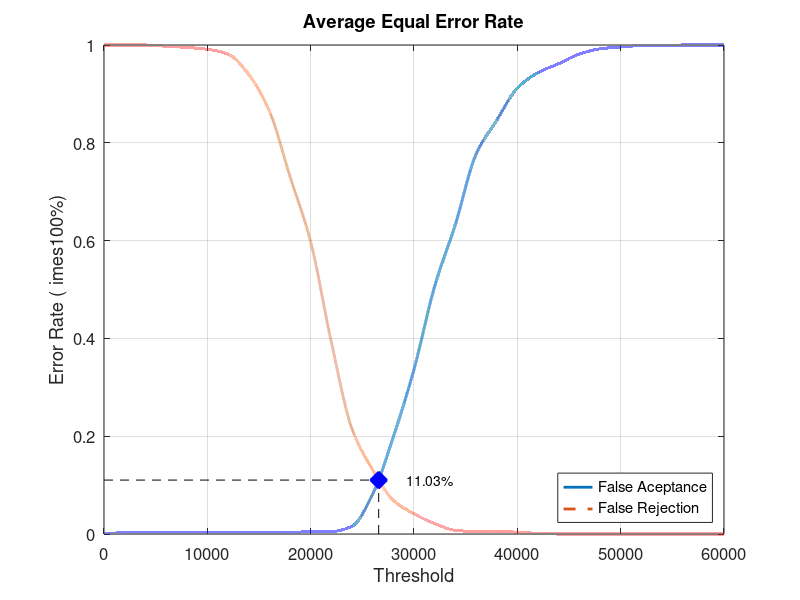
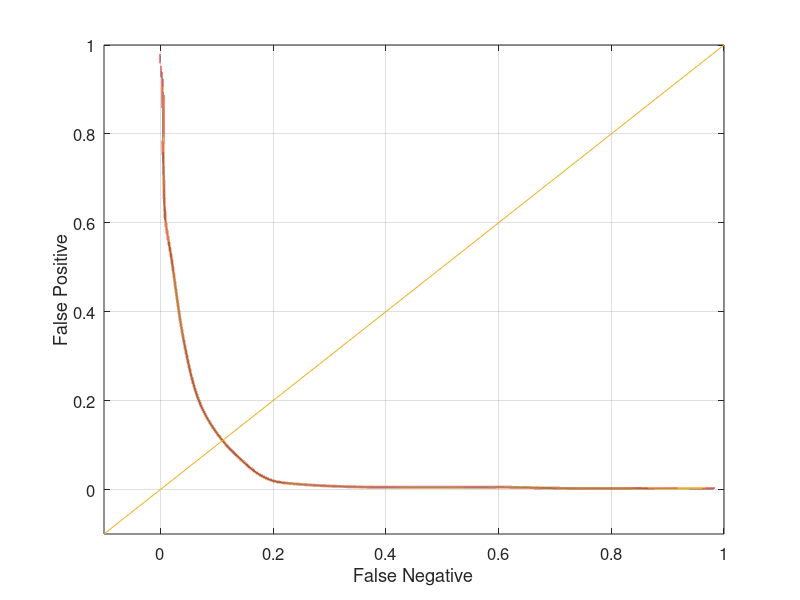

MATLAB code to generate these figures, in order:
close all;
clear;
clc;
x = 0:2000:60000;
xq = 0:0.5:60000;

y0 = [0 0.00263158 0.00263158 0.00263158 0.00263158 0.00263158 0.00263158 0.00263158 0.00263158 0.00263158 0.00526316 0.00526316 0.0157895 0.0815789 0.198684 0.336842 0.506579 0.632895 0.776316 0.846053 0.911842 0.943421 0.961842 0.981579 0.992105 0.996053 0.998684 0.998684 1 1 1]
yy0 = interp1(x, y0, xq, 'pchip');
y1 = [1 1 1 0.9975 0.995 0.99125 0.98125 0.94 0.865 0.73125 0.5975 0.3925 0.215 0.13125 0.06875 0.04125 0.02125 0.0075 0.005 0.005 0.00375 0.00125 0 0 0 0 0 0 0 0 0]
yy1 = interp1(x, y1, xq, 'pchip');

% Calculating EER: 
y2 = abs(y0 - y1);
find(y2 == min(y2))
yy2 = abs(yy0 - yy1);
xEER = find(yy2 == min(yy2));
xEERIndex = xq(xEER) % X-axis EER
yEER = yy0(xEER) % Y-axis EER

main = figure
plot(xq, yy0,'-','LineWidth', 2);	hold on
plot(xq, yy1,'--','LineWidth', 2);	hold on
plot([xEERIndex xEERIndex], [0 yEER], 'k--');	hold on
plot([0 xEERIndex], [yEER yEER], 'k--');	hold on
plot(xEERIndex, yEER, 'bx', 'LineWidth', 10);	hold on
text(xEERIndex + 10 * xEERIndex / 100, yEER, [num2str(round((10000 * yEER)) / 100) '%'])
legend('False Aceptance', 'False Rejection', 'Location', 'SouthEast')
xlabel('Threshold')
ylabel('Error Rate (	imes100%)')
title('Average Equal Error Rate')
set(gca, 'FontSize', 12)
axis([0 60000 0 1])
grid on

print(main, 'Experiment1AverageMain', '-dpng');
FNRxFPR = figure('Color', [1 1 1]);
plot(yy1, yy0, '-', yy1, yy0, 'LineWidth', 2);
hold on
y = -0.1:0.1:1
plot(y, y); 
set(gca, 'FontSize', 12)
xlabel('False Negative')
ylabel('False Positive')
axis([-0.1 1 -0.1 1])
set(gca, 'FontSize', 12)
grid on

print(FNRxFPR, 'Experiment1AverageFNRxFPR','-dpng');
